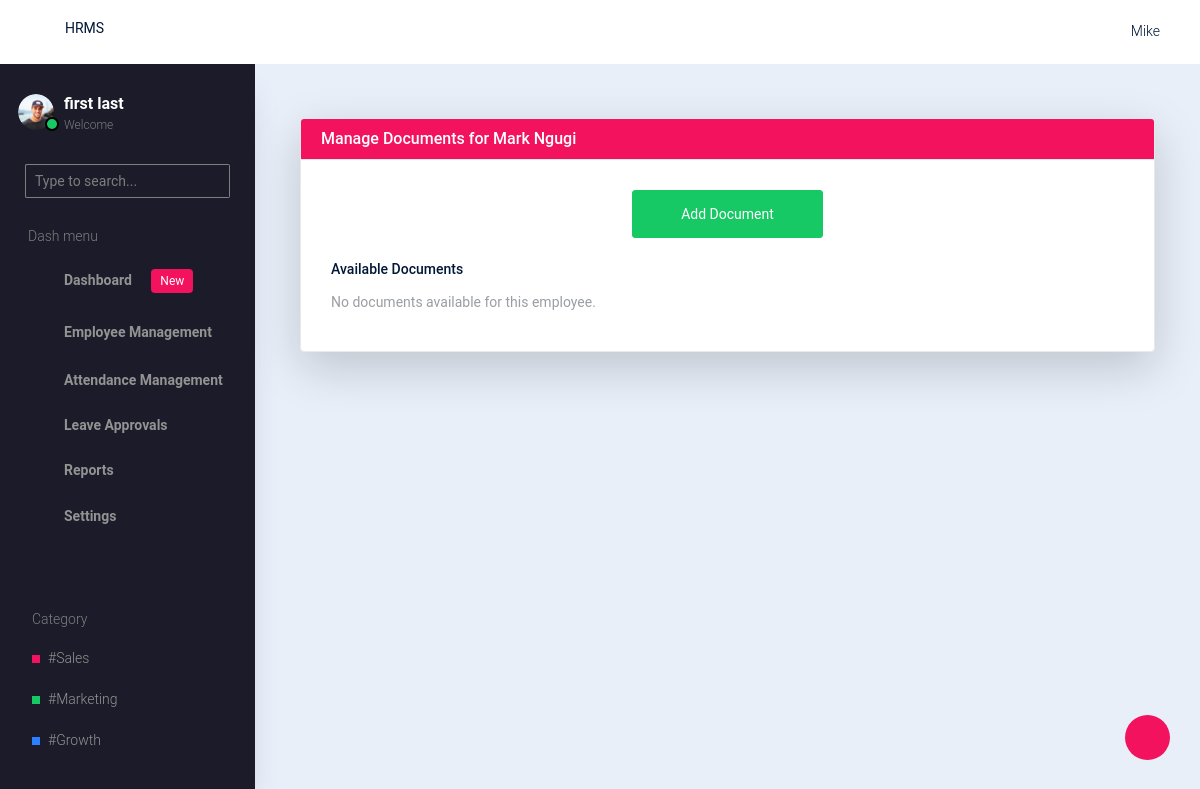
The page /documents/2/manage/ on the database as committed earlier.
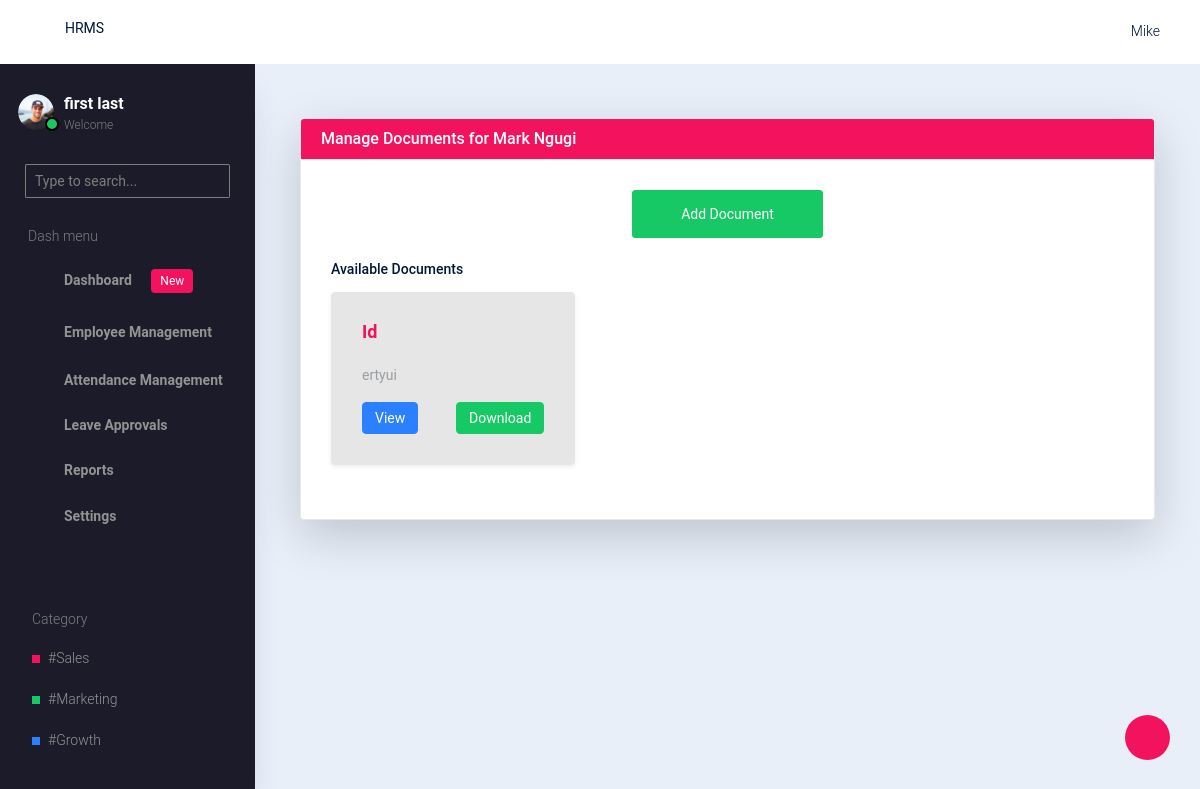
The same page on the database as committed later.
### hrms/models.py (models this page shows, shortened)
class Document(models.Model):
    employee = models.ForeignKey(CustomUser, on_delete=models.CASCADE, related_name='documents')
    title = models.CharField(max_length=255)
    description = models.TextField(blank=True)
    file = models.FileField(upload_to='documents/', blank=True, null=True)
    uploaded_at = models.DateTimeField(auto_now_add=True)

### hrms/views.py (the view)
# urls.py: path('documents/<int:employee_id>/manage/', manage_documents, name='manage_documents'),
def manage_documents(request, employee_id):
    employee = get_object_or_404(CustomUser, id=employee_id)
    documents = Document.objects.filter(employee=employee)
    context = {
        'employee': employee,
        'documents': documents,
    }
    return render(request, 'hrms/admin/employee-management/manage_documents.html', context)

### hrms/templates/hrms/admin/employee-management/manage_documents.html
{% extends 'hrms/admin/base.html' %}
{% block content %}
<div class="container mt-4">
    <div class="row">
        <div class="col-12">
            <div class="card shadow-lg rounded">
                <div class="card-header bg-primary text-white">
                    <h4 class="mb-0">Manage Documents for {{ employee.first_name }} {{ employee.last_name }}</h4>
                </div>
                <div class="card-body">
                    <div class="mb-4 text-center">
                        <a href="{% url 'add_document' employee.id %}" class="btn btn-success btn-lg">Add Document</a>
                    </div>
                    <div class="mt-4">
                        <h5 class="mb-3">Available Documents</h5>
                        {% if documents %}
                        <div class="row">
                            {% for document in documents %}
                            <div class="col-md-4 mb-4">
                                <div class="card shadow-sm rounded border-light bg-light">
                                    <div class="card-body">
                                        <h6 class="card-title text-primary font-weight-bold">{{ document.title }}</h6>
                                        <p class="card-text text-muted">{{ document.description }}</p>
                                        {% if document.file %}
                                        <div class="d-flex justify-content-between mt-3">
                                            <a href="{{ document.file.url }}" target="_blank" class="btn btn-info btn-sm">View</a>
                                            <a href="{{ document.file.url }}" download class="btn btn-success btn-sm">Download</a>
                                        </div>
                                        {% else %}
                                        <p class="text-muted mt-2">No file available for this document.</p>
                                        {% endif %}
                                    </div>
                                </div>
                            </div>
                            {% endfor %}
                        </div>
                        {% else %}
                        <p class="text-muted">No documents available for this employee.</p>
                        {% endif %}
                    </div>
                </div>
            </div>
        </div>
    </div>
</div>
{% endblock %}

Rows that differ between the two databases and show on the page:
added Document: title "Id", description "ertyui"
Other text that changed with them:
text no longer shown: "No documents available for this employee."
